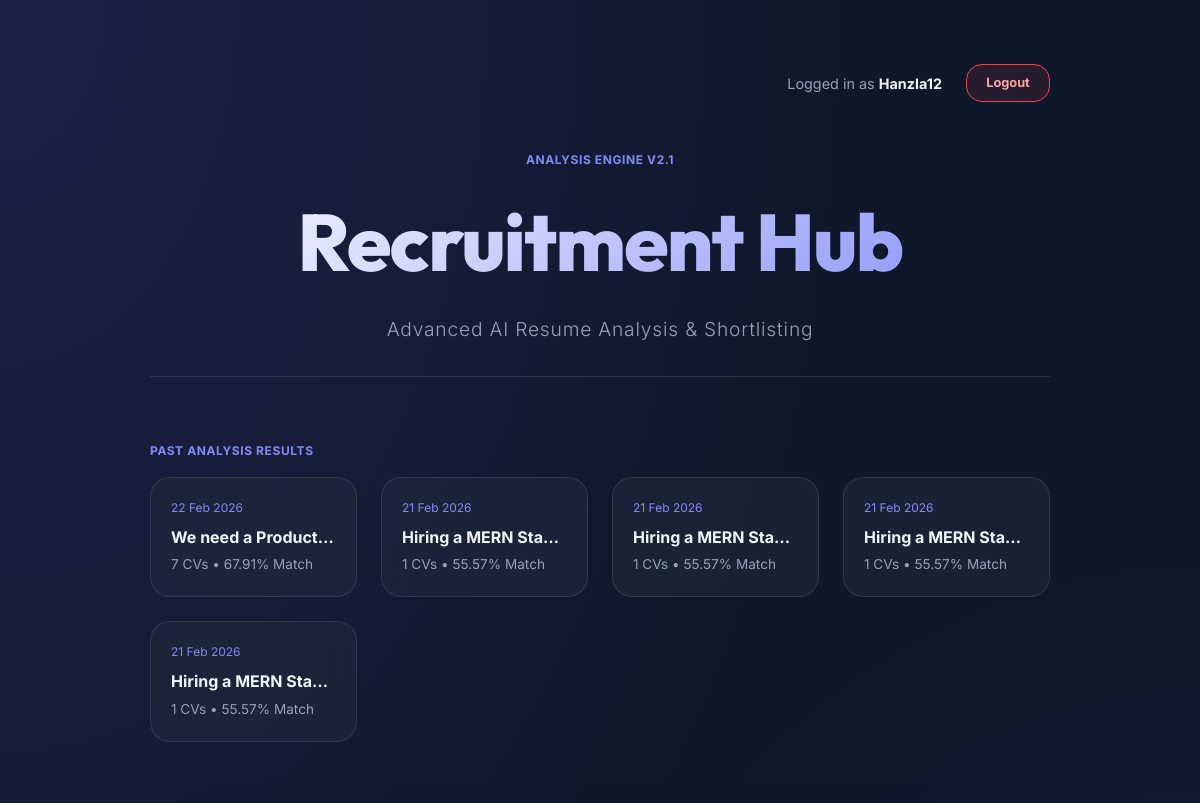
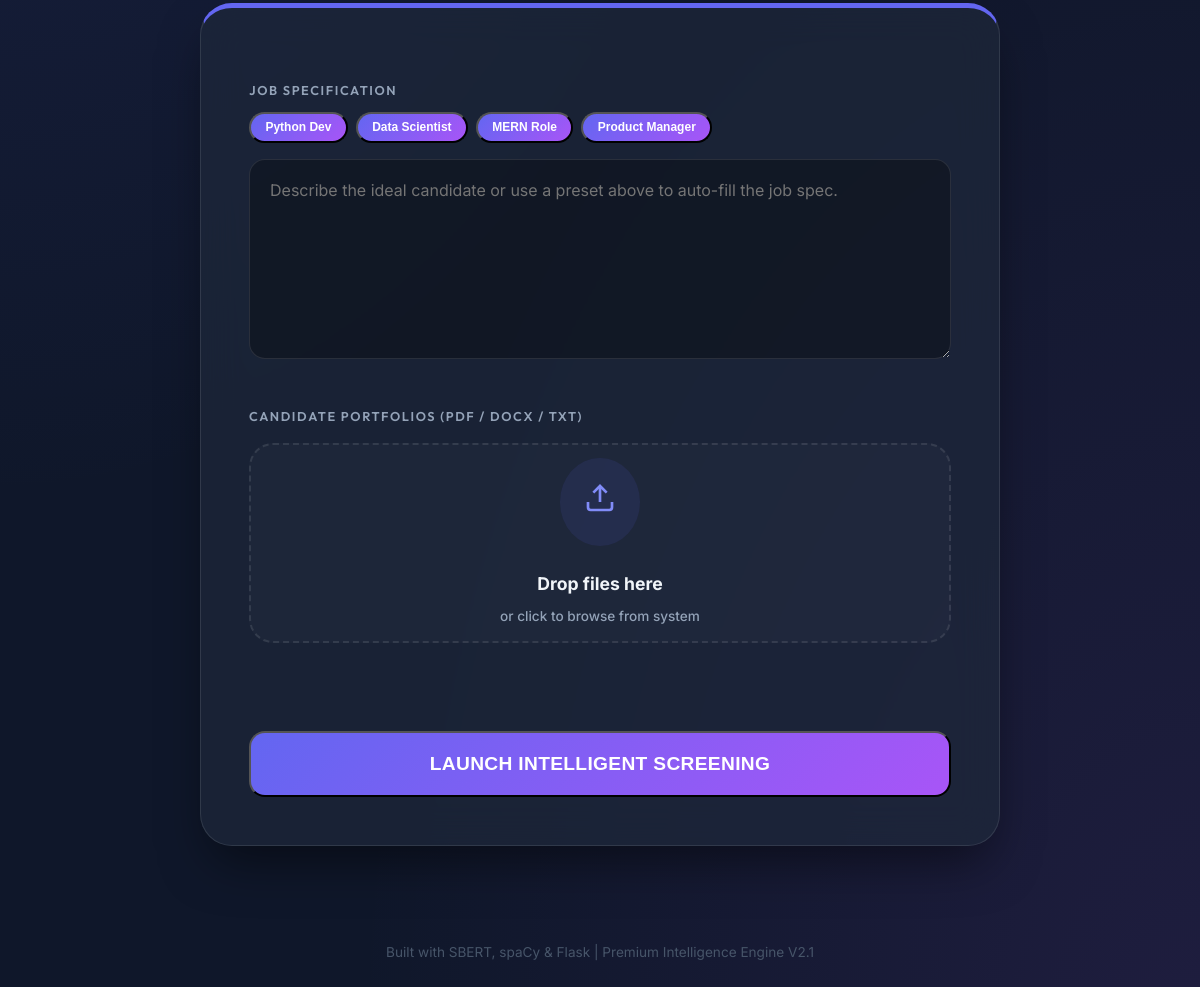
The app's page / (signed in) with its own data (2 pictures, top to bottom).
### models/db_models.py (models this page shows)
class User(UserMixin, db.Model):
    id = db.Column(db.Integer, primary_key=True)
    username = db.Column(db.String(80), unique=True, nullable=False)
    email = db.Column(db.String(120), unique=True, nullable=False)
    password = db.Column(db.String(200), nullable=False)
    scans = db.relationship('Scan', backref='owner', lazy=True)

class Scan(db.Model):
    id = db.Column(db.Integer, primary_key=True)
    job_title = db.Column(db.String(200), nullable=False)
    candidate_count = db.Column(db.Integer, nullable=False)
    top_score = db.Column(db.Float, nullable=False)
    results_json = db.Column(db.Text, nullable=True) # To store full candidate details
    jd_text = db.Column(db.Text, nullable=True)     # Store the JD used
    timestamp = db.Column(db.DateTime, default=datetime.utcnow)
    user_id = db.Column(db.Integer, db.ForeignKey('user.id'), nullable=False)

### app.py (the view)
@app.route('/')
def index():
    recent_scans = []
    if current_user.is_authenticated:
        recent_scans = Scan.query.filter_by(user_id=current_user.id).order_by(Scan.timestamp.desc()).limit(5).all()
    return render_template('index.html', recent_scans=recent_scans)

### app.py (called while the page is built)
@login_manager.user_loader
def load_user(user_id):
    return User.query.get(int(user_id))

### templates/index.html (shortened to what this page needs)
<!DOCTYPE html>
<html lang="en">
<head>
    <link rel="stylesheet" href="{{ url_for('static', filename='style.css') }}">
</head>
<body>
    <div class="container" style="max-width: 900px; padding-top: 2rem;">
        <nav style="display: flex; justify-content: space-between; align-items: center; margin-bottom: 3rem;">
            {% if current_user.is_authenticated %}
            <div style="display: flex; gap: 1.5rem; align-items: center;">
                <span style="font-size: 0.9rem; color: var(--text-dim);">Logged in as <strong
                        style="color: var(--text-main);">{{ current_user.username }}</strong></span>
                <a href="/logout" class="btn-elite"
                    style="padding: 0.5rem 1.2rem; font-size: 0.8rem; background: rgba(239, 68, 68, 0.1); border: 1px solid var(--danger); color: #fca5a5;">Logout</a>
            </div>
            {% else %}
            <div style="display: flex; gap: 1rem;">
                <a href="/login" class="btn-elite" style="padding: 0.5rem 1.2rem; font-size: 0.8rem;">Login</a>
                <a href="/signup" class="btn-elite"
                    style="padding: 0.5rem 1.2rem; font-size: 0.8rem; background: var(--card-bg);">Join Hub</a>
            </div>
            {% endif %}
        </nav>
        <header>
            <div class="header-center">
                <span class="stat-label">Analysis Engine V2.1</span>
                <h1 class="gradient-text" style="font-size: clamp(3rem, 10vw, 5rem); margin-bottom: 0.5rem;">Recruitment
                    Hub</h1>
                <p style="color: var(--text-dim); font-size: 1.2rem; font-weight: 300; letter-spacing: 0.05rem;">
                    Advanced AI Resume Analysis & Shortlisting
                </p>
            </div>
        </header>
        {% if current_user.is_authenticated and recent_scans %}
        <div style="margin-bottom: 4rem;">
            <span class="stat-label">Past Analysis Results</span>
            <div
                style="display: grid; grid-template-columns: repeat(auto-fit, minmax(200px, 1fr)); gap: 1.5rem; margin-top: 1rem;">
                {% for scan in recent_scans %}
                <a href="/scan/{{ scan.id }}" style="text-decoration: none; color: inherit;">
                    <div class="stat-card clickable" style="padding: 1.25rem;">
                        <div style="font-size: 0.75rem; color: var(--primary-light); margin-bottom: 0.5rem;">{{
                            scan.timestamp.strftime('%d %b %Y') }}</div>
                        <div
                            style="font-weight: 700; font-size: 1rem; margin-bottom: 0.25rem; white-space: nowrap; overflow: hidden; text-overflow: ellipsis;">
                            {{ scan.job_title }}</div>
                        <div style="font-size: 0.85rem; color: var(--text-dim);">{{ scan.candidate_count }} CVs • {{
                            scan.top_score }}% Match</div>
                    </div>
                </a>
                {% endfor %}
            </div>
        </div>
        {% endif %}
        <div class="upload-section">
            <div class="form-card">
                <form action="/process" method="POST" enctype="multipart/form-data">
                    <div style="margin-bottom: 2.5rem;">
                        <label class="input-label" for="jd_text">Job Specification</label>
                        <div style="display: flex; flex-wrap: wrap; gap: 0.5rem; margin-top: 0.75rem;">
                            <button type="button" class="btn-elite" style="padding: 0.4rem 0.9rem; font-size: 0.75rem;"
                                onclick="applyPreset('python_dev')">Python Dev</button>
                            <button type="button" class="btn-elite" style="padding: 0.4rem 0.9rem; font-size: 0.75rem;"
                                onclick="applyPreset('data_scientist')">Data Scientist</button>
                            <button type="button" class="btn-elite" style="padding: 0.4rem 0.9rem; font-size: 0.75rem;"
                                onclick="applyPreset('mern')">MERN Role</button>
                            <button type="button" class="btn-elite" style="padding: 0.4rem 0.9rem; font-size: 0.75rem;"
                                onclick="applyPreset('pm')">Product Manager</button>
                        </div>
                        <textarea name="jd_text" id="jd_text"
                            placeholder="Describe the ideal candidate or use a preset above to auto-fill the job spec."></textarea>
                    </div>
                    <div style="margin-bottom: 3rem;">
                        <label class="input-label">Candidate Portfolios (PDF / DOCX / TXT)</label>
                        <div class="drop-zone" id="drop-zone">
                            <div
                                style="background: rgba(99, 102, 241, 0.1); padding: 1.5rem; border-radius: 50%; margin-bottom: 1.5rem;">
                                <svg width="32" height="32" viewBox="0 0 24 24" fill="none" stroke="currentColor"
                                    stroke-width="2" style="color: var(--primary-light);">
                                    <path d="M21 15v4a2 2 0 0 1-2 2H5a2 2 0 0 1-2-2v-4"></path>
                                    <polyline points="17 8 12 3 7 8"></polyline>
                                    <line x1="12" y1="3" x2="12" y2="15"></line>
                                </svg>
                            </div>
                            <p id="drop-text" style="font-weight: 700; color: #f1f5f9; font-size: 1.1rem;">Drop files
                                here</p>
                            <p
                                style="font-size: 0.85rem; color: var(--text-dim); margin-top: 0.5rem; font-weight: 500;">
                                or click to browse from system</p>
                        </div>
                    </div>
                    <div style="margin-top: 4rem;">
                        <button type="submit" class="btn-elite"
                            style="width: 100%; padding: 1.25rem; font-size: 1.2rem; letter-spacing: 0.02rem; text-transform: uppercase;">
                            Launch Intelligent Screening
                        </button>
                    </div>
                </form>
            </div>
        </div>
        <footer style="text-align: center; margin-top: 6rem; color: #475569; font-size: 0.85rem; padding-bottom: 3rem;">
            <p>Built with SBERT, spaCy & Flask | Premium Intelligence Engine V2.1</p>
        </footer>
    </div>
</body>
</html>

### static/style.css (style rules this page uses)
:root { --primary: #6366f1; --primary-light: #818cf8; --secondary: #a855f7; --accent: #10b981; --danger: #ef4444; --warning: #f59e0b; --bg-dark: #0f172a; --card-bg: rgba(30, 41, 59, 0.7); --glass-border: rgba(255, 255, 255, 0.1); --text-main: #f1f5f9; --text-dim: #94a3b8; --font-heading: 'Outfit', sans-serif; --font-body: 'Inter', sans-serif; --transition: all 0.3s cubic-bezier(0.4, 0, 0.2, 1); }
* { margin: 0; padding: 0; box-sizing: border-box; }
body { background-color: var(--bg-dark); background-image: radial-gradient(at 0% 0%, rgba(99, 102, 241, 0.15) 0px, transparent 50%), radial-gradient(at 100% 100%, rgba(168, 85, 247, 0.1) 0px, transparent 50%); color: var(--text-main); font-family: var(--font-body); line-height: 1.6; padding: 2rem 1rem; min-height: 100vh; }
.container { max-width: 1100px; margin: 0 auto; }
h1, h2, h3 { font-family: var(--font-heading); letter-spacing: -0.02em; }
.gradient-text { background: linear-gradient(135deg, #fff 0%, var(--primary-light) 100%); -webkit-background-clip: text; background-clip: text; -webkit-text-fill-color: transparent; font-weight: 800; }
header { text-align: center; margin-bottom: 4rem; padding-bottom: 2rem; border-bottom: 1px solid var(--glass-border); }
.stat-card { background: rgba(30, 41, 59, 0.7); backdrop-filter: blur(12px); padding: 1.5rem; border-radius: 1.25rem; border: 1px solid var(--glass-border); transition: transform 0.3s ease, border-color 0.3s ease; }
.stat-label { font-size: 0.75rem; color: var(--primary-light); text-transform: uppercase; font-weight: 700; margin-bottom: 0.5rem; display: block; letter-spacing: 0.05em; }
.btn-elite { background: linear-gradient(135deg, var(--primary) 0%, var(--secondary) 100%); color: white; padding: 0.85rem 2rem; border-radius: 1rem; text-decoration: none; font-weight: 700; transition: all 0.3s cubic-bezier(0.175, 0.885, 0.32, 1.275); display: inline-block; }

### templates/index.html (style rules this page uses)
.upload-section { max-width: 800px; margin: 0 auto; }
.form-card { background: var(--card-bg); backdrop-filter: blur(20px); border: 1px solid var(--glass-border); border-radius: 2rem; padding: 3rem; border-top: 5px solid var(--primary); box-shadow: 0 25px 50px -12px rgba(0, 0, 0, 0.5); }
.drop-zone { height: 200px; border: 2px dashed var(--glass-border); border-radius: 1.5rem; display: flex; flex-direction: column; align-items: center; justify-content: center; transition: all 0.3s; cursor: pointer; position: relative; background: rgba(255, 255, 255, 0.02); margin-top: 1rem; }
textarea { width: 100%; background: rgba(0, 0, 0, 0.3); border: 1px solid var(--glass-border); border-radius: 1rem; padding: 1.25rem; color: white; font-family: var(--font-body); font-size: 1rem; resize: vertical; min-height: 200px; margin-top: 1rem; transition: border-color 0.3s; }
.input-label { display: block; font-family: var(--font-heading); font-weight: 600; color: var(--text-dim); text-transform: uppercase; letter-spacing: 0.1rem; font-size: 0.8rem; margin-top: 1.5rem; }

### records on screen
User: username "Hanzla12"
Scan: timestamp "22 Feb 2026", job_title "We need a Product…", candidate_count "7", top_score "67.91"
Scan: timestamp "21 Feb 2026", job_title "Hiring a MERN Sta…", candidate_count "1", top_score "55.57"
Scan: timestamp "21 Feb 2026", job_title "Hiring a MERN Sta…", candidate_count "1", top_score "55.57"
Scan: timestamp "21 Feb 2026", job_title "Hiring a MERN Sta…", candidate_count "1", top_score "55.57"
Scan: timestamp "21 Feb 2026", job_title "Hiring a MERN Sta…", candidate_count "1", top_score "55.57"
